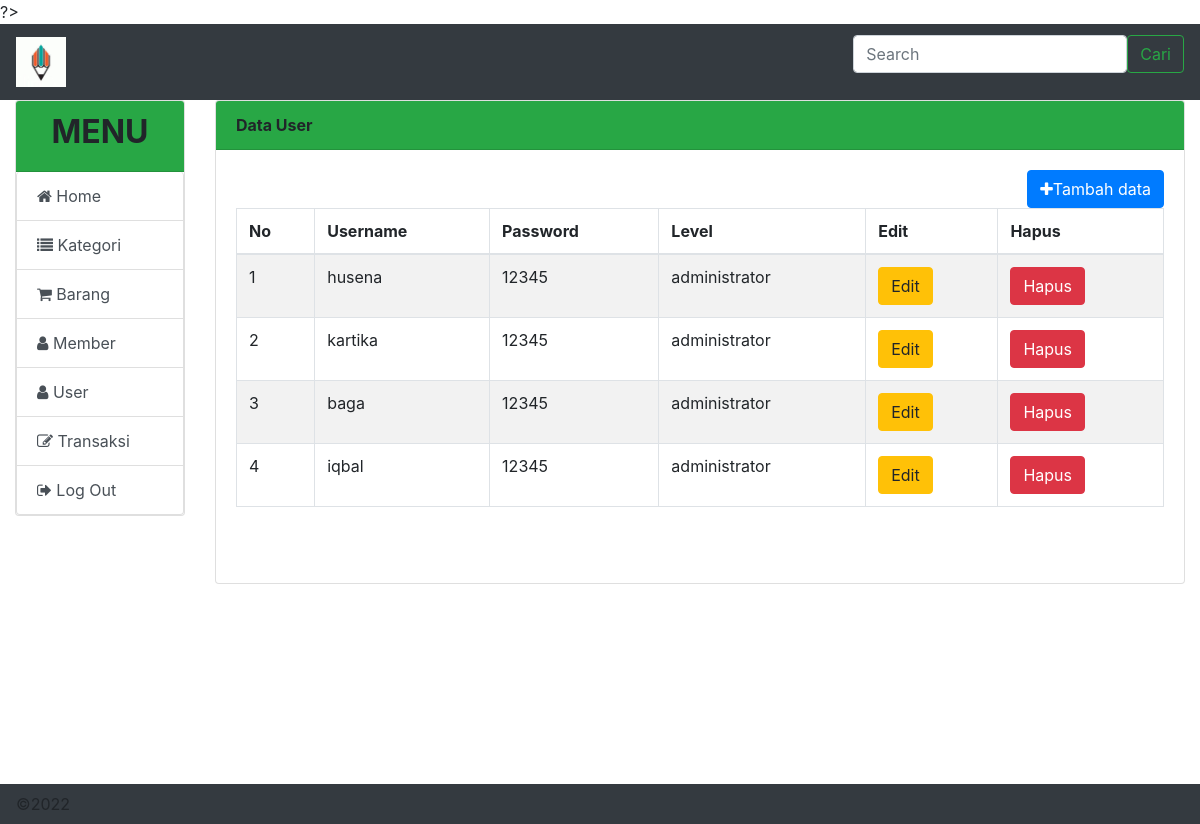
/?hal=user, run on the app's committed database.
### tables this page shows
CREATE TABLE `user` (
  `id_user` int(1) NOT NULL,
  `username` varchar(20) NOT NULL,
  `password` text NOT NULL,
  `user_level` int(1) NOT NULL
);

### lib/Class-DB.php (called while the page is built, shortened)
<?php
class Db{
	var $db=null;
	public function __construct()
	{
		try {
			$this->db=new PDO("mysql:host=localhost;dbname=db_kasir_apps","root","");
			$this->db->setAttribute(PDO::ATTR_ERRMODE,PDO::ERRMODE_EXCEPTION);
		} catch (PDOException $e){
			die("Connection Error :".$e->getmessage());
		}
	}
	function select($t,$f="*"){
		$query=$this->db->prepare("select $f from $t");
		$query->execute();
		return $query;
	}
}
	$db=new Db();
?>

### pages/user.php (the view, shortened to what this page needs)
<div class="card-header bg-success"> <b> Data User </b></div>
<div class="card-body">
	<a href="?hal=frm_user" class="btn btn-primary pull-right"><i class= "fa fa-plus"></i>Tambah data</a>
	<table class="table table-bordered table-striped">
		<thead>
			<tr>
				<th>No</th>
				<th>Username</th>
				<th>Password</th>
				<th>Level</th>
				<th>Edit</th>
				<th>Hapus</th>
			</tr>
		</thead>
		<tbody>
	<?php
		$no =0;
		$query = $db->select("user");
		while($row=$query->fetch()){
			$no++;
			?>
			<tr>
				<td><?=$no?></td>
				<td><?=$row['username']?></td>
				<td><?=$row['password']?></td>
				<td>
					<?php
						switch ($row['user_level']){
							case 1:
								echo "administrator";
								break;
						}
					?>
				</td>
				<td><a class="btn btn-warning" href="?hal=edit_user&act=edit&id=<?=$row['id_user']?>">Edit</a></td>
				<td><a class="btn btn-danger" href="?hal=user&id=<?=$row['id_user']?>&act=del" onclick="return confirm('Yakin akan menghapus data?')">Hapus</a></td>
			</tr>
			<?php
		}
	?>
	</tbody>
</table>
</div>

### data on the page
user: username "husena", password "12345", user_level "administrator"
user: username "kartika", password "12345", user_level "administrator"
user: username "baga", password "12345", user_level "administrator"
user: username "iqbal", password "12345", user_level "administrator"
